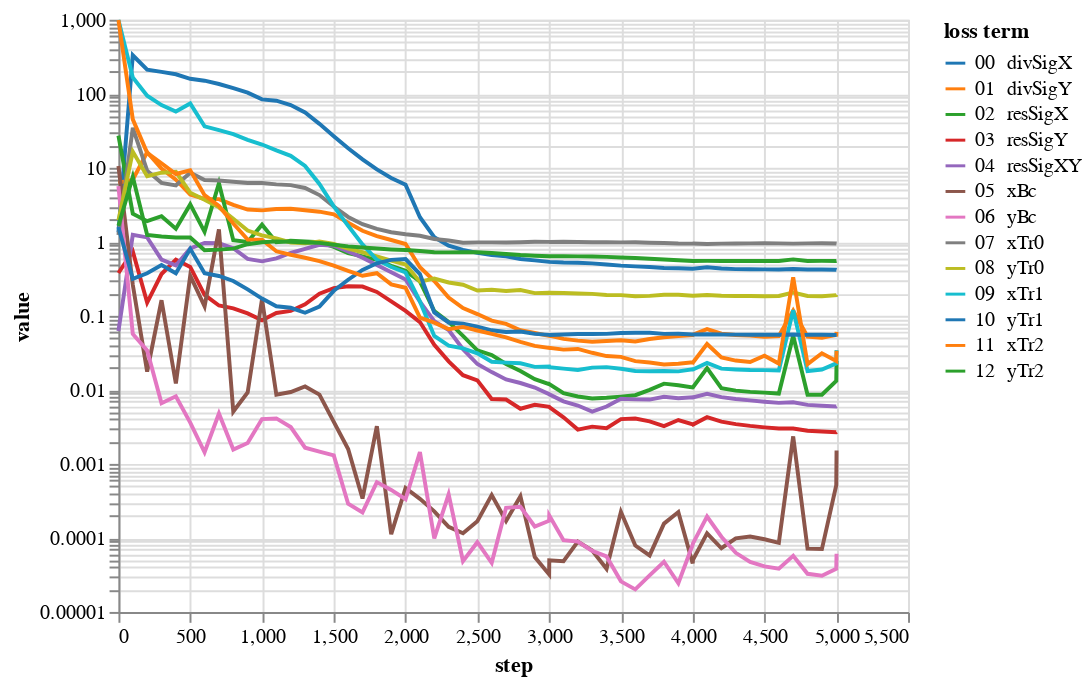

Here is the notebook cell this chart was saved with:
### Code cell
lossPlot(losshistory, bcNames, scaleType='log', dropFirstStep=True)

### Figure 1 — Vega-Lite specification as saved in the notebook (floating-point values rounded to 4 significant figures)
{"config": {"view": {"continuousWidth": 400, "continuousHeight": 300}}, "data": {"name": "data-0ea65016b136db7208ac7f81a077b2f6"}, "mark": "line", "encoding": {"color": {"type": "nominal", "field": "loss term", "scale": {"scheme": "category10"}, "sort": ["00  divSigX", "01  divSigY", "02  resSigX", "03  resSigY", "04  resSigXY", "05  xBc", "06  yBc", "07  xTr0", "08  yTr0", "09  xTr1", "10  yTr1", "11  xTr2", "12  yTr2"]}, "tooltip": [{"type": "nominal", "field": "loss term"}, {"type": "quantitative", "field": "value"}, {"type": "quantitative", "field": "step"}], "x": {"type": "quantitative", "field": "step"}, "y": {"type": "quantitative", "field": "value", "scale": {"type": "log"}}}, "transform": [{"fold": ["00  divSigX", "01  divSigY", "02  resSigX", "03  resSigY", "04  resSigXY", "05  xBc", "06  yBc", "07  xTr0", "08  yTr0", "09  xTr1", "10  yTr1", "11  xTr2", "12  yTr2"], "as": ["loss term", "value"]}], "$schema": "https://vega.github.io/schema/vega-lite/v4.8.1.json", "datasets": {"data-0ea65016b136db7208ac7f81a077b2f6": [{"00  divSigX": 1.341, "01  divSigY": 6.269, "02  resSigX": 27.18, "03  resSigY": 0.3793, "04  resSigXY": 0.06239, "05  xBc": 10.58, "06  yBc": 5.663, "07  xTr0": 1.237, "08  yTr0": 1.948, "09  xTr1": 994.2, "10  yTr1": 1.586, "11  xTr2": 990.5, "12  yTr2": 1.644, "step": 0}, {"00  divSigX": 331.2, "01  divSigY": 6.909, "02  resSigX": 2.399, "03  resSigY": 0.7414, "04  resSigXY": 1.241, "05  xBc": 0.2623, "06  yBc": 0.05683, "07  xTr0": 34.73, "08  yTr0": 16.56, "09  xTr1": 166.0, "10  yTr1": 0.3169, "11  xTr2": 45.07, "12  yTr2": 7.573, "step": 100}, {"00  divSigX": 211.8, "01  divSigY": 16.2, "02  resSigX": 1.901, "03  resSigY": 0.1512, "04  resSigXY": 1.146, "05  xBc": 0.0176, "06  yBc": 0.03395, "07  xTr0": 9.128, "08  yTr0": 7.711, "09  xTr1": 94.24, "10  yTr1": 0.3764, "11  xTr2": 15.91, "12  yTr2": 1.239, "step": 200}, {"00  divSigX": 197.7, "01  divSigY": 9.773, "02  resSigX": 2.221, "03  resSigY": 0.3675, "04  resSigXY": 0.5749, "05  xBc": 0.1624, "06  yBc": 0.006606, "07  xTr0": 6.255, "08  yTr0": 8.583, "09  xTr1": 70.3, "10  yTr1": 0.4843, "11  xTr2": 11.52, "12  yTr2": 1.181, "step": 300}, {"00  divSigX": 183.5, "01  divSigY": 6.906, "02  resSigX": 1.506, "03  resSigY": 0.5752, "04  resSigXY": 0.4797, "05  xBc": 0.01218, "06  yBc": 0.008185, "07  xTr0": 5.772, "08  yTr0": 8.81, "09  xTr1": 57.62, "10  yTr1": 0.3756, "11  xTr2": 8.249, "12  yTr2": 1.146, "step": 400}, {"00  divSigX": 159.5, "01  divSigY": 4.355, "02  resSigX": 3.199, "03  resSigY": 0.4584, "04  resSigXY": 0.8119, "05  xBc": 0.3491, "06  yBc": 0.003605, "07  xTr0": 8.584, "08  yTr0": 4.602, "09  xTr1": 73.86, "10  yTr1": 0.8049, "11  xTr2": 9.252, "12  yTr2": 1.147, "step": 500}, {"00  divSigX": 150.2, "01  divSigY": 3.788, "02  resSigX": 1.362, "03  resSigY": 0.1918, "04  resSigXY": 0.965, "05  xBc": 0.134, "06  yBc": 0.001437, "07  xTr0": 6.823, "08  yTr0": 3.693, "09  xTr1": 36.32, "10  yTr1": 0.3774, "11  xTr2": 4.272, "12  yTr2": 0.7689, "step": 600}, {"00  divSigX": 135.5, "01  divSigY": 3.776, "02  resSigX": 6.175, "03  resSigY": 0.1379, "04  resSigXY": 0.954, "05  xBc": 1.472, "06  yBc": 0.004789, "07  xTr0": 6.716, "08  yTr0": 2.921, "09  xTr1": 32.23, "10  yTr1": 0.3459, "11  xTr2": 3.047, "12  yTr2": 0.7841, "step": 700}, {"00  divSigX": 118.9, "01  divSigY": 3.149, "02  resSigX": 1.053, "03  resSigY": 0.126, "04  resSigXY": 0.8182, "05  xBc": 0.005095, "06  yBc": 0.001565, "07  xTr0": 6.486, "08  yTr0": 2.053, "09  xTr1": 28.47, "10  yTr1": 0.296, "11  xTr2": 1.769, "12  yTr2": 0.8083, "step": 800}, {"00  divSigX": 103.4, "01  divSigY": 2.731, "02  resSigX": 0.9945, "03  resSigY": 0.1078, "04  resSigXY": 0.5887, "05  xBc": 0.009232, "06  yBc": 0.001912, "07  xTr0": 6.221, "08  yTr0": 1.419, "09  xTr1": 23.85, "10  yTr1": 0.2275, "11  xTr2": 1.075, "12  yTr2": 0.9276, "step": 900}, {"00  divSigX": 83.9, "01  divSigY": 2.659, "02  resSigX": 1.707, "03  resSigY": 0.08736, "04  resSigXY": 0.5448, "05  xBc": 0.1675, "06  yBc": 0.004028, "07  xTr0": 6.223, "08  yTr0": 1.221, "09  xTr1": 20.61, "10  yTr1": 0.171, "11  xTr2": 1.068, "12  yTr2": 0.9856, "step": 1000}, {"00  divSigX": 83.9, "01  divSigY": 2.659, "02  resSigX": 1.707, "03  resSigY": 0.08736, "04  resSigXY": 0.5448, "05  xBc": 0.1675, "06  yBc": 0.004028, "07  xTr0": 6.223, "08  yTr0": 1.221, "09  xTr1": 20.61, "10  yTr1": 0.171, "11  xTr2": 1.068, "12  yTr2": 0.9856, "step": 1000}, {"00  divSigX": 80.6, "01  divSigY": 2.776, "02  resSigX": 0.9898, "03  resSigY": 0.1095, "04  resSigXY": 0.5983, "05  xBc": 0.008588, "06  yBc": 0.004113, "07  xTr0": 5.973, "08  yTr0": 1.111, "09  xTr1": 17.17, "10  yTr1": 0.1344, "11  xTr2": 0.7443, "12  yTr2": 1.013, "step": 1100}, {"00  divSigX": 70.52, "01  divSigY": 2.798, "02  resSigX": 1.036, "03  resSigY": 0.1164, "04  resSigXY": 0.7066, "05  xBc": 0.009346, "06  yBc": 0.003141, "07  xTr0": 5.838, "08  yTr0": 0.98, "09  xTr1": 14.49, "10  yTr1": 0.1284, "11  xTr2": 0.668, "12  yTr2": 1.004, "step": 1200}, {"00  divSigX": 55.83, "01  divSigY": 2.671, "02  resSigX": 1.012, "03  resSigY": 0.1429, "04  resSigXY": 0.802, "05  xBc": 0.0111, "06  yBc": 0.001655, "07  xTr0": 5.341, "08  yTr0": 0.9525, "09  xTr1": 10.6, "10  yTr1": 0.1101, "11  xTr2": 0.6096, "12  yTr2": 0.9804, "step": 1300}, {"00  divSigX": 39.25, "01  divSigY": 2.554, "02  resSigX": 0.9901, "03  resSigY": 0.1986, "04  resSigXY": 0.9128, "05  xBc": 0.008632, "06  yBc": 0.001463, "07  xTr0": 4.28, "08  yTr0": 1.011, "09  xTr1": 6.035, "10  yTr1": 0.1335, "11  xTr2": 0.5489, "12  yTr2": 0.9684, "step": 1400}, {"00  divSigX": 26.73, "01  divSigY": 2.346, "02  resSigX": 0.8528, "03  resSigY": 0.2365, "04  resSigXY": 0.8858, "05  xBc": 0.003703, "06  yBc": 0.001304, "07  xTr0": 3.0, "08  yTr0": 0.9334, "09  xTr1": 3.014, "10  yTr1": 0.2178, "11  xTr2": 0.478, "12  yTr2": 0.9147, "step": 1500}, {"00  divSigX": 18.4, "01  divSigY": 1.808, "02  resSigX": 0.7058, "03  resSigY": 0.2515, "04  resSigXY": 0.7424, "05  xBc": 0.001589, "06  yBc": 0.0002899, "07  xTr0": 2.167, "08  yTr0": 0.8099, "09  xTr1": 1.646, "10  yTr1": 0.3074, "11  xTr2": 0.404, "12  yTr2": 0.8686, "step": 1600}, {"00  divSigX": 12.97, "01  divSigY": 1.409, "02  resSigX": 0.6354, "03  resSigY": 0.2484, "04  resSigXY": 0.6098, "05  xBc": 0.0003401, "06  yBc": 0.0002212, "07  xTr0": 1.727, "08  yTr0": 0.7225, "09  xTr1": 0.9237, "10  yTr1": 0.4181, "11  xTr2": 0.3475, "12  yTr2": 0.8392, "step": 1700}, {"00  divSigX": 9.494, "01  divSigY": 1.195, "02  resSigX": 0.5706, "03  resSigY": 0.2103, "04  resSigXY": 0.4875, "05  xBc": 0.003229, "06  yBc": 0.0005673, "07  xTr0": 1.497, "08  yTr0": 0.6334, "09  xTr1": 0.5722, "10  yTr1": 0.5133, "11  xTr2": 0.3766, "12  yTr2": 0.8125, "step": 1800}, {"00  divSigX": 7.287, "01  divSigY": 1.059, "02  resSigX": 0.4749, "03  resSigY": 0.1573, "04  resSigXY": 0.3874, "05  xBc": 0.0001124, "06  yBc": 0.0004444, "07  xTr0": 1.349, "08  yTr0": 0.5567, "09  xTr1": 0.4564, "10  yTr1": 0.5702, "11  xTr2": 0.2663, "12  yTr2": 0.7891, "step": 1900}, {"00  divSigX": 5.889, "01  divSigY": 0.9342, "02  resSigX": 0.4053, "03  resSigY": 0.1166, "04  resSigXY": 0.3102, "05  xBc": 0.0004726, "06  yBc": 0.0003327, "07  xTr0": 1.264, "08  yTr0": 0.4934, "09  xTr1": 0.3848, "10  yTr1": 0.5838, "11  xTr2": 0.2394, "12  yTr2": 0.7731, "step": 2000}, {"00  divSigX": 5.889, "01  divSigY": 0.9342, "02  resSigX": 0.4053, "03  resSigY": 0.1166, "04  resSigXY": 0.3102, "05  xBc": 0.0004726, "06  yBc": 0.0003327, "07  xTr0": 1.264, "08  yTr0": 0.4934, "09  xTr1": 0.3848, "10  yTr1": 0.5838, "11  xTr2": 0.2394, "12  yTr2": 0.7731, "step": 2000}, {"00  divSigX": 2.148, "01  divSigY": 0.454, "02  resSigX": 0.2912, "03  resSigY": 0.08239, "04  resSigXY": 0.1558, "05  xBc": 0.000337, "06  yBc": 0.001443, "07  xTr0": 1.206, "08  yTr0": 0.2896, "09  xTr1": 0.1568, "10  yTr1": 0.3669, "11  xTr2": 0.0943, "12  yTr2": 0.7519, "step": 2100}, {"00  divSigX": 1.154, "01  divSigY": 0.296, "02  resSigX": 0.1157, "03  resSigY": 0.04061, "04  resSigXY": 0.08483, "05  xBc": 0.0002285, "06  yBc": 9.83e-05, "07  xTr0": 1.091, "08  yTr0": 0.319, "09  xTr1": 0.05345, "10  yTr1": 0.111, "11  xTr2": 0.08108, "12  yTr2": 0.7226, "step": 2200}, {"00  divSigX": 0.8845, "01  divSigY": 0.1769, "02  resSigX": 0.08281, "03  resSigY": 0.02423, "04  resSigXY": 0.06421, "05  xBc": 0.0001408, "06  yBc": 0.0003885, "07  xTr0": 1.039, "08  yTr0": 0.2822, "09  xTr1": 0.03945, "10  yTr1": 0.08137, "11  xTr2": 0.06623, "12  yTr2": 0.7204, "step": 2300}, {"00  divSigX": 0.7774, "01  divSigY": 0.1271, "02  resSigX": 0.05359, "03  resSigY": 0.01579, "04  resSigXY": 0.0354, "05  xBc": 0.0001156, "06  yBc": 4.848e-05, "07  xTr0": 0.9718, "08  yTr0": 0.263, "09  xTr1": 0.03633, "10  yTr1": 0.07837, "11  xTr2": 0.07091, "12  yTr2": 0.725, "step": 2400}, {"00  divSigX": 0.7078, "01  divSigY": 0.1057, "02  resSigX": 0.0342, "03  resSigY": 0.01344, "04  resSigXY": 0.02233, "05  xBc": 0.0001682, "06  yBc": 8.744e-05, "07  xTr0": 0.9833, "08  yTr0": 0.2201, "09  xTr1": 0.03112, "10  yTr1": 0.07128, "11  xTr2": 0.06344, "12  yTr2": 0.7231, "step": 2500}, {"00  divSigX": 0.6631, "01  divSigY": 0.08608, "02  resSigX": 0.02944, "03  resSigY": 0.007539, "04  resSigXY": 0.01737, "05  xBc": 0.0003788, "06  yBc": 4.608e-05, "07  xTr0": 0.9828, "08  yTr0": 0.2244, "09  xTr1": 0.02393, "10  yTr1": 0.06374, "11  xTr2": 0.05702, "12  yTr2": 0.705, "step": 2600}, {"00  divSigX": 0.6355, "01  divSigY": 0.07788, "02  resSigX": 0.02237, "03  resSigY": 0.007405, "04  resSigXY": 0.01381, "05  xBc": 0.0001696, "06  yBc": 0.000255, "07  xTr0": 0.9796, "08  yTr0": 0.216, "09  xTr1": 0.02335, "10  yTr1": 0.06053, "11  xTr2": 0.05107, "12  yTr2": 0.6846, "step": 2700}, {"00  divSigX": 0.5865, "01  divSigY": 0.06382, "02  resSigX": 0.01794, "03  resSigY": 0.005554, "04  resSigXY": 0.01238, "05  xBc": 0.0003665, "06  yBc": 0.0002625, "07  xTr0": 0.9877, "08  yTr0": 0.2227, "09  xTr1": 0.02284, "10  yTr1": 0.06157, "11  xTr2": 0.0445, "12  yTr2": 0.6619, "step": 2800}, {"00  divSigX": 0.5616, "01  divSigY": 0.05854, "02  resSigX": 0.01393, "03  resSigY": 0.00627, "04  resSigXY": 0.01075, "05  xBc": 5.512e-05, "06  yBc": 0.0001427, "07  xTr0": 1.001, "08  yTr0": 0.2027, "09  xTr1": 0.02043, "10  yTr1": 0.05712, "11  xTr2": 0.03927, "12  yTr2": 0.6493, "step": 2900}, {"00  divSigX": 0.5363, "01  divSigY": 0.0537, "02  resSigX": 0.01194, "03  resSigY": 0.005909, "04  resSigXY": 0.008757, "05  xBc": 3.211e-05, "06  yBc": 0.0001708, "07  xTr0": 0.9974, "08  yTr0": 0.2054, "09  xTr1": 0.02063, "10  yTr1": 0.05528, "11  xTr2": 0.03679, "12  yTr2": 0.6396, "step": 3000}, {"00  divSigX": 0.5355, "01  divSigY": 0.05416, "02  resSigX": 0.012, "03  resSigY": 0.005869, "04  resSigXY": 0.008712, "05  xBc": 4.972e-05, "06  yBc": 0.0002006, "07  xTr0": 0.9973, "08  yTr0": 0.2057, "09  xTr1": 0.02031, "10  yTr1": 0.05526, "11  xTr2": 0.03695, "12  yTr2": 0.6395, "step": 3001}, {"00  divSigX": 0.5355, "01  divSigY": 0.05416, "02  resSigX": 0.012, "03  resSigY": 0.005869, "04  resSigXY": 0.008712, "05  xBc": 4.972e-05, "06  yBc": 0.0002006, "07  xTr0": 0.9973, "08  yTr0": 0.2057, "09  xTr1": 0.02031, "10  yTr1": 0.05526, "11  xTr2": 0.03695, "12  yTr2": 0.6395, "step": 3001}, {"00  divSigX": 0.5246, "01  divSigY": 0.0489, "02  resSigX": 0.008994, "03  resSigY": 0.004261, "04  resSigXY": 0.007005, "05  xBc": 4.858e-05, "06  yBc": 9.337e-05, "07  xTr0": 1.001, "08  yTr0": 0.2037, "09  xTr1": 0.01938, "10  yTr1": 0.05608, "11  xTr2": 0.03498, "12  yTr2": 0.6385, "step": 3100}, {"00  divSigX": 0.5199, "01  divSigY": 0.04626, "02  resSigX": 0.00814, "03  resSigY": 0.002906, "04  resSigXY": 0.006149, "05  xBc": 8.892e-05, "06  yBc": 8.927e-05, "07  xTr0": 0.9922, "08  yTr0": 0.2009, "09  xTr1": 0.01855, "10  yTr1": 0.05681, "11  xTr2": 0.03573, "12  yTr2": 0.6355, "step": 3200}, {"00  divSigX": 0.5115, "01  divSigY": 0.04475, "02  resSigX": 0.007665, "03  resSigY": 0.003186, "04  resSigXY": 0.005075, "05  xBc": 6.777e-05, "06  yBc": 6.669e-05, "07  xTr0": 0.9868, "08  yTr0": 0.198, "09  xTr1": 0.01998, "10  yTr1": 0.05688, "11  xTr2": 0.03168, "12  yTr2": 0.6317, "step": 3300}, {"00  divSigX": 0.4935, "01  divSigY": 0.04571, "02  resSigX": 0.007804, "03  resSigY": 0.003027, "04  resSigXY": 0.005957, "05  xBc": 3.828e-05, "06  yBc": 5.618e-05, "07  xTr0": 0.9893, "08  yTr0": 0.1916, "09  xTr1": 0.02029, "10  yTr1": 0.05704, "11  xTr2": 0.02863, "12  yTr2": 0.6257, "step": 3400}, {"00  divSigX": 0.4767, "01  divSigY": 0.0468, "02  resSigX": 0.008102, "03  resSigY": 0.004022, "04  resSigXY": 0.007586, "05  xBc": 0.000225, "06  yBc": 2.589e-05, "07  xTr0": 0.9822, "08  yTr0": 0.1903, "09  xTr1": 0.01925, "10  yTr1": 0.05847, "11  xTr2": 0.02792, "12  yTr2": 0.6155, "step": 3500}, {"00  divSigX": 0.4661, "01  divSigY": 0.04497, "02  resSigX": 0.008471, "03  resSigY": 0.004091, "04  resSigXY": 0.00744, "05  xBc": 7.892e-05, "06  yBc": 2.017e-05, "07  xTr0": 0.9836, "08  yTr0": 0.184, "09  xTr1": 0.01803, "10  yTr1": 0.0592, "11  xTr2": 0.02447, "12  yTr2": 0.6049, "step": 3600}, {"00  divSigX": 0.4573, "01  divSigY": 0.04858, "02  resSigX": 0.009993, "03  resSigY": 0.003753, "04  resSigXY": 0.007394, "05  xBc": 5.8e-05, "06  yBc": 3.111e-05, "07  xTr0": 0.9727, "08  yTr0": 0.1862, "09  xTr1": 0.01785, "10  yTr1": 0.05897, "11  xTr2": 0.02341, "12  yTr2": 0.5902, "step": 3700}, {"00  divSigX": 0.4422, "01  divSigY": 0.05138, "02  resSigX": 0.01213, "03  resSigY": 0.003238, "04  resSigXY": 0.008054, "05  xBc": 0.000156, "06  yBc": 4.771e-05, "07  xTr0": 0.964, "08  yTr0": 0.1924, "09  xTr1": 0.01793, "10  yTr1": 0.05706, "11  xTr2": 0.02204, "12  yTr2": 0.5772, "step": 3800}, {"00  divSigX": 0.4398, "01  divSigY": 0.05341, "02  resSigX": 0.01157, "03  resSigY": 0.003913, "04  resSigXY": 0.007714, "05  xBc": 0.0002235, "06  yBc": 2.443e-05, "07  xTr0": 0.9497, "08  yTr0": 0.1929, "09  xTr1": 0.01776, "10  yTr1": 0.05723, "11  xTr2": 0.02259, "12  yTr2": 0.5633, "step": 3900}, {"00  divSigX": 0.4336, "01  divSigY": 0.05492, "02  resSigX": 0.01081, "03  resSigY": 0.003418, "04  resSigXY": 0.007937, "05  xBc": 4.529e-05, "06  yBc": 8.071e-05, "07  xTr0": 0.9453, "08  yTr0": 0.1866, "09  xTr1": 0.01892, "10  yTr1": 0.056, "11  xTr2": 0.02351, "12  yTr2": 0.551, "step": 4000}, {"00  divSigX": 0.4318, "01  divSigY": 0.05551, "02  resSigX": 0.01087, "03  resSigY": 0.003394, "04  resSigXY": 0.007908, "05  xBc": 5.042e-05, "06  yBc": 8.445e-05, "07  xTr0": 0.9463, "08  yTr0": 0.1866, "09  xTr1": 0.01889, "10  yTr1": 0.05595, "11  xTr2": 0.02342, "12  yTr2": 0.5509, "step": 4002}, {"00  divSigX": 0.4318, "01  divSigY": 0.05551, "02  resSigX": 0.01087, "03  resSigY": 0.003394, "04  resSigXY": 0.007908, "05  xBc": 5.042e-05, "06  yBc": 8.445e-05, "07  xTr0": 0.9463, "08  yTr0": 0.1866, "09  xTr1": 0.01889, "10  yTr1": 0.05595, "11  xTr2": 0.02342, "12  yTr2": 0.5509, "step": 4002}, {"00  divSigX": 0.4526, "01  divSigY": 0.06619, "02  resSigX": 0.01974, "03  resSigY": 0.004276, "04  resSigXY": 0.008834, "05  xBc": 0.0001155, "06  yBc": 0.0001945, "07  xTr0": 0.9366, "08  yTr0": 0.191, "09  xTr1": 0.02317, "10  yTr1": 0.05649, "11  xTr2": 0.04165, "12  yTr2": 0.5527, "step": 4100}, {"00  divSigX": 0.4351, "01  divSigY": 0.05738, "02  resSigX": 0.01057, "03  resSigY": 0.003725, "04  resSigXY": 0.007985, "05  xBc": 7.252e-05, "06  yBc": 0.0001037, "07  xTr0": 0.9449, "08  yTr0": 0.1869, "09  xTr1": 0.01937, "10  yTr1": 0.05609, "11  xTr2": 0.02748, "12  yTr2": 0.5507, "step": 4200}, {"00  divSigX": 0.4276, "01  divSigY": 0.05497, "02  resSigX": 0.009769, "03  resSigY": 0.003448, "04  resSigXY": 0.007533, "05  xBc": 9.868e-05, "06  yBc": 6.292e-05, "07  xTr0": 0.9508, "08  yTr0": 0.1859, "09  xTr1": 0.01888, "10  yTr1": 0.05578, "11  xTr2": 0.02487, "12  yTr2": 0.5507, "step": 4300}, {"00  divSigX": 0.4252, "01  divSigY": 0.05407, "02  resSigX": 0.009388, "03  resSigY": 0.003261, "04  resSigXY": 0.00721, "05  xBc": 0.0001046, "06  yBc": 4.745e-05, "07  xTr0": 0.9527, "08  yTr0": 0.1852, "09  xTr1": 0.01858, "10  yTr1": 0.05563, "11  xTr2": 0.02373, "12  yTr2": 0.5507, "step": 4400}, {"00  divSigX": 0.4245, "01  divSigY": 0.05234, "02  resSigX": 0.009181, "03  resSigY": 0.003115, "04  resSigXY": 0.006917, "05  xBc": 9.601e-05, "06  yBc": 4.131e-05, "07  xTr0": 0.954, "08  yTr0": 0.1837, "09  xTr1": 0.01849, "10  yTr1": 0.05553, "11  xTr2": 0.02892, "12  yTr2": 0.5518, "step": 4500}, {"00  divSigX": 0.4234, "01  divSigY": 0.05329, "02  resSigX": 0.008912, "03  resSigY": 0.002998, "04  resSigXY": 0.006673, "05  xBc": 8.585e-05, "06  yBc": 3.846e-05, "07  xTr0": 0.9524, "08  yTr0": 0.1854, "09  xTr1": 0.01824, "10  yTr1": 0.05546, "11  xTr2": 0.02266, "12  yTr2": 0.5508, "step": 4600}, {"00  divSigX": 0.428, "01  divSigY": 0.1176, "02  resSigX": 0.05379, "03  resSigY": 0.003001, "04  resSigXY": 0.006812, "05  xBc": 0.002353, "06  yBc": 5.729e-05, "07  xTr0": 0.9449, "08  yTr0": 0.2063, "09  xTr1": 0.1196, "10  yTr1": 0.05604, "11  xTr2": 0.3325, "12  yTr2": 0.5789, "step": 4700}, {"00  divSigX": 0.4219, "01  divSigY": 0.05229, "02  resSigX": 0.008574, "03  resSigY": 0.002809, "04  resSigXY": 0.006264, "05  xBc": 7.164e-05, "06  yBc": 3.277e-05, "07  xTr0": 0.952, "08  yTr0": 0.1859, "09  xTr1": 0.01797, "10  yTr1": 0.05536, "11  xTr2": 0.02223, "12  yTr2": 0.551, "step": 4800}, {"00  divSigX": 0.4221, "01  divSigY": 0.05048, "02  resSigX": 0.008604, "03  resSigY": 0.00274, "04  resSigXY": 0.00611, "05  xBc": 7.063e-05, "06  yBc": 3.082e-05, "07  xTr0": 0.9535, "08  yTr0": 0.1838, "09  xTr1": 0.01886, "10  yTr1": 0.05543, "11  xTr2": 0.03123, "12  yTr2": 0.5527, "step": 4900}, {"00  divSigX": 0.4188, "01  divSigY": 0.05554, "02  resSigX": 0.01325, "03  resSigY": 0.002686, "04  resSigXY": 0.00598, "05  xBc": 0.000515, "06  yBc": 3.824e-05, "07  xTr0": 0.9498, "08  yTr0": 0.1903, "09  xTr1": 0.02281, "10  yTr1": 0.05519, "11  xTr2": 0.02456, "12  yTr2": 0.5514, "step": 5000}, {"00  divSigX": 0.4177, "01  divSigY": 0.06076, "02  resSigX": 0.02449, "03  resSigY": 0.002706, "04  resSigXY": 0.006018, "05  xBc": 0.001519, "06  yBc": 6.114e-05, "07  xTr0": 0.9483, "08  yTr0": 0.1936, "09  xTr1": 0.03438, "10  yTr1": 0.05519, "11  xTr2": 0.03375, "12  yTr2": 0.5523, "step": 5002}]}}
